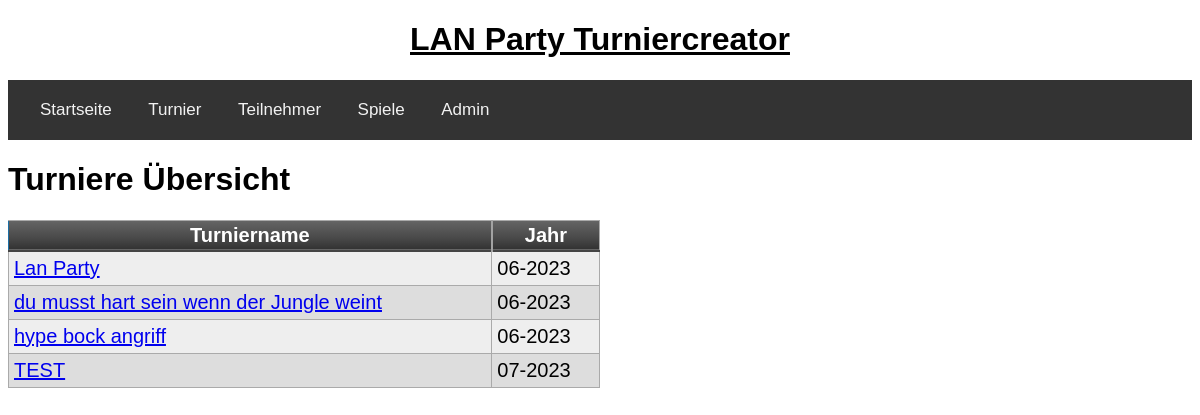
/turniere, run on an earlier commit of the app's database.
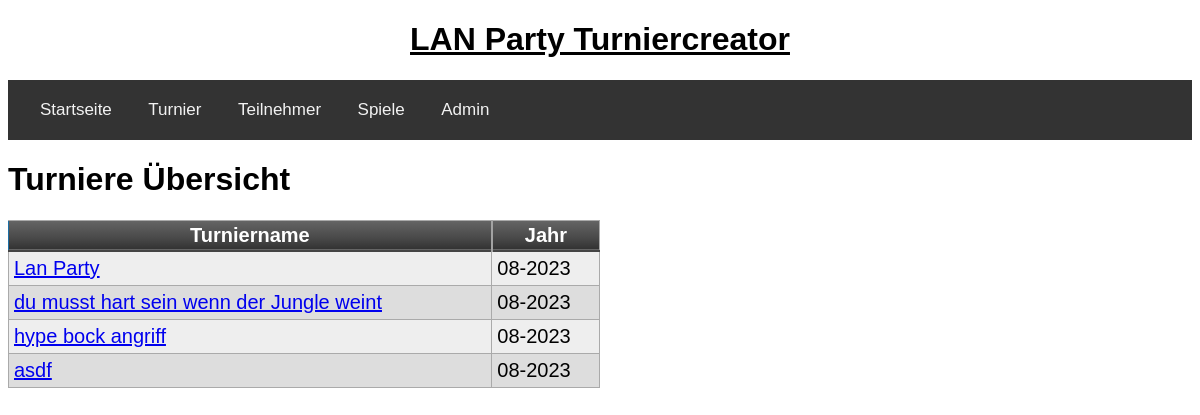
And on a later commit of the database.
### tables this page shows
CREATE TABLE turnier(turnierid integer primary key autoincrement, name text, jahr date default (strftime('%m-%Y')), teilnehmer text, sieger integer);

### app/routes.py (the view)
@app.route('/turniere')
def turniere():
	turniere = get_turniere()
	return render_template('tournament_all.html', title="Turniere", turniere=turniere)

### app/db/db.py (called while the page is built)
def get_turniere():
	query = 'select * from turnier;'
	return execute_select_query(query)

def execute_select_query(query):
	try:
		cursor.execute(query)
		return cursor.fetchall()
	except sqlite3.IntegrityError as e:
		return "Integrity Error: " + str(e)
	connection.close()

### app/templates/tournament_all.html
{% extends "base.html" %}
{% block app_content %}
    <h1>Turniere Übersicht</h1>
        <table class="myTable">
        <thead>
            <tr>
                <th>Turniername</th>
                <th>Jahr</th>
            </tr>
        </thead>
    {% for turnier in turniere %}
        <tr>
            <td><a href="{{ url_for("turnier", turnierid=turnier[0]) }}">{{ turnier[1] }}</a></td>
            <td>{{ turnier[2] }}</td>
        </tr>
    {% endfor %}
    </table>
{% endblock %}

### app/templates/base.html (shortened to what this page needs)
<!DOCTYPE html>
<html>
<head>
    <link rel="stylesheet" type="text/css" href="{{ url_for('static', filename='index.css') }}">
    <link rel="stylesheet" type="text/css" href="{{ url_for('static', filename='tables.css') }}">
    <link rel="stylesheet" type="text/css" href="{{ url_for('static', filename='navi.css') }}">
    <link rel="stylesheet" type="text/css" href="{{ url_for('static', filename='forms.css') }}">
</head>
<body>
<div id="header">
    <h1>LAN Party Turniercreator</h1>
</div>
<div id="navbar" class="navbar">
    <a href="{{ url_for("index") }}">Startseite</a>
    <label for="turnier">Turnier</label>
    <label for="teilnehmer">Teilnehmer</label>
    <label for="spiele">Spiele</label>
    <a href="{{ url_for("admin") }}">Admin</a>
</div>
 <div>
    {% block app_content %}{% endblock %}
 </div>
</body>
</html>

### app/static/index.css (style rules this page uses)
* { font-family: sans-serif; }

### app/static/tables.css (style rules this page uses)
table.myTable { border: 1px solid #1C6EA4; background-color: #EEEEEE; min-width: 50%; width: auto; text-align: left; border-collapse: collapse; }
table.myTable td, table.myTable th { border: 1px solid #AAAAAA; padding: 3px 2px; }
table.myTable tbody td { font-size: 20px; padding: 5px; }
table.myTable tr:nth-child(even) { background: #DDDDDD; }
table.myTable thead { background: #333333; background: -moz-linear-gradient(top, #666666 0%, #474747 66%, #333333 100%); background: -webkit-linear-gradient(top, #666666 0%, #474747 66%, #333333 100%); background: linear-gradient(to bottom, #666666 0%, #474747 66%, #333333 100%); border-bottom: 2px solid #444444; }
table.myTable thead th { font-size: 20px; font-weight: bold; color: #FFFFFF; text-align: center; border-left: 2px solid #A2A2A2; }
table.myTable thead th:first-child { border-left: none; }

### app/static/navi.css (style rules this page uses)
.navbar { background-color: #333; overflow: hidden; font-family: 'Oswald', sans-serif; padding: 20px 16px; }
.navbar label, .navbar a { color: #f2f2f2; text-align: center; padding: 20px 16px; text-decoration: none; font-size: 17px; }
#header { text-align: center; text-decoration: underline; }

What changed in the data, as far as the page shows it:
changed turnier "Lan Party": jahr "06-2023" → "08-2023"
changed turnier "du musst hart sein wenn der Jungle weint": jahr "06-2023" → "08-2023"
changed turnier "hype bock angriff": jahr "06-2023" → "08-2023"
changed turnier: name "TEST" → "asdf"; jahr "07-2023" → "08-2023"
